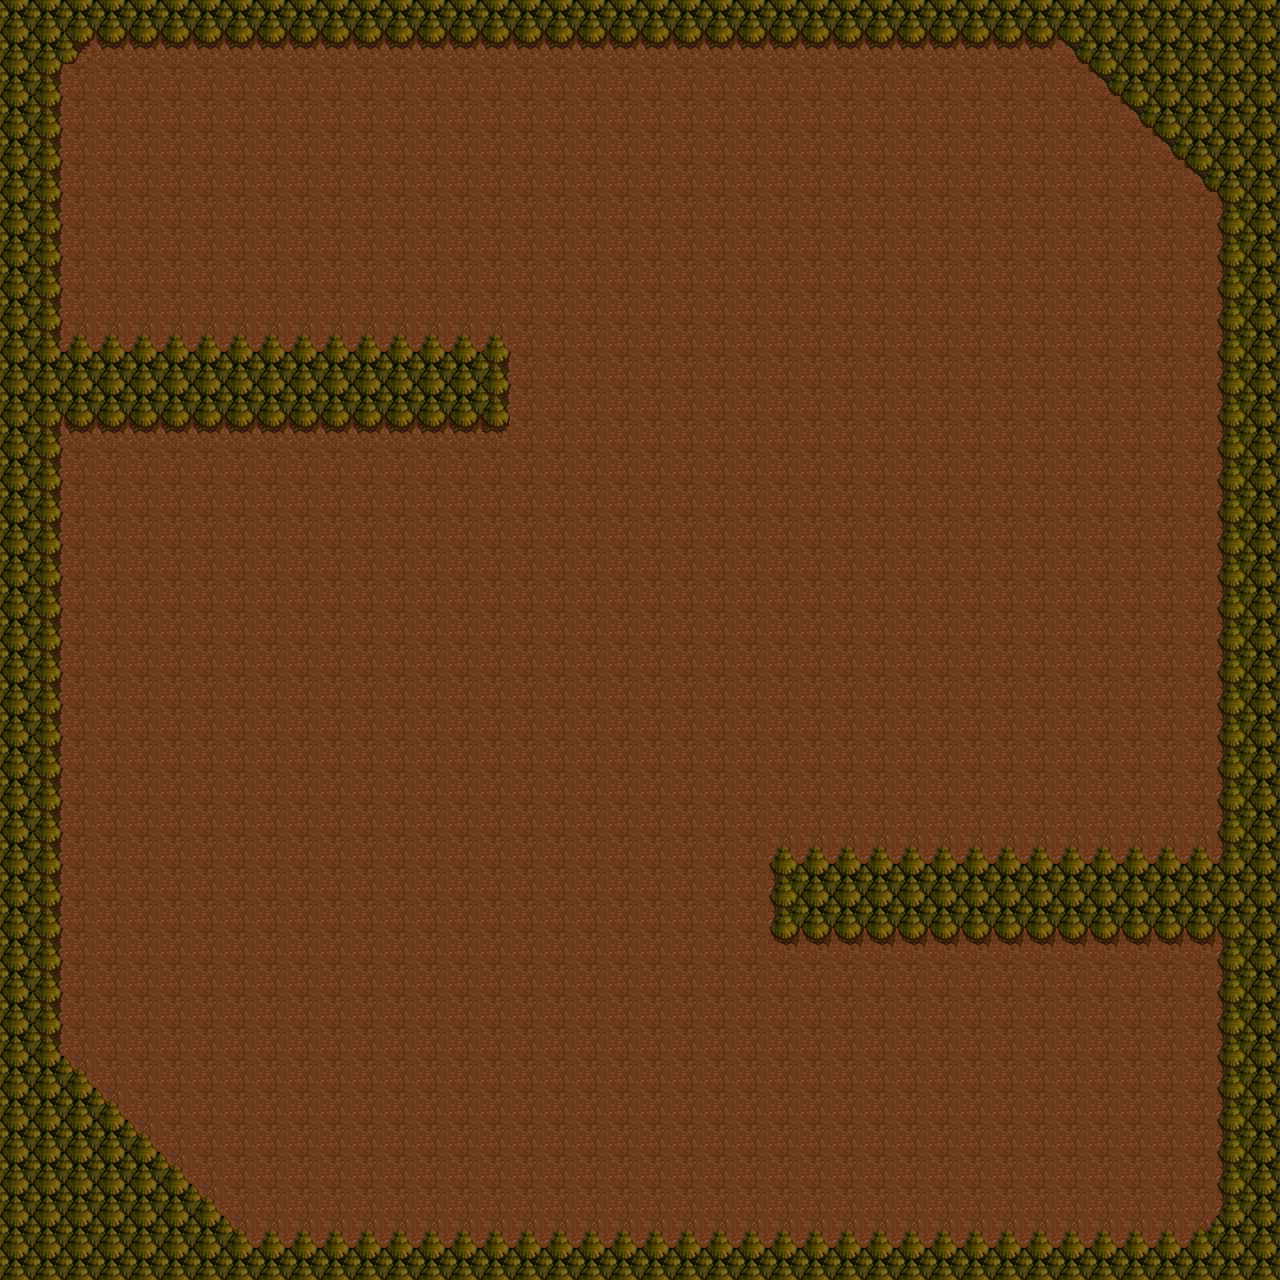

This game map was drawn from its Tiled (.tmx) file and the tilesets committed beside it. A one-line description and the trimmed map source follow:
An orthogonal 40x40 tile map with 32x32 px tiles, 1 tile layer (background), 1 hidden layer not drawn, 2 tilesets and 2 objects (blue, green).

<map version="1.0" orientation="orthogonal" width="40" height="40" tilewidth="32" tileheight="32">
 <properties>
  <property name="background_color" value="#000" />
 </properties>
 <tileset firstgid="1" name="metatiles" tilewidth="32" tileheight="32">
  <image source="../sprites/metatiles.png" width="64" height="32" />
  <tile id="0">
   <properties>
    <property name="type" value="solid" />
   </properties>
  </tile>
  <tile id="1">
   <properties>
    <property name="type" value="water" />
   </properties>
  </tile>
 </tileset>
 <tileset firstgid="3" name="forest" tilewidth="32" tileheight="32">
  <image source="../sprites/forest.png" width="96" height="192" />
 </tileset>
 <layer name="background" width="40" height="40">
  <properties>
   <property name="preRender" value="true" />
  </properties>
  <data>[1600 cells, 1600 non-empty, 12 distinct tile ids]</data>
 </layer>
 <layer name="collision" width="40" height="40" visible="0">
  <data>[1600 cells, 441 non-empty, 1 distinct tile ids]</data>
 </layer>
 <objectgroup name="spawn" width="40" height="40" visible="0">
  <object name="blue" x="65" y="68" width="377" height="250" />
  <object name="green" x="836" y="963" width="375" height="249" />
 </objectgroup>
</map>
